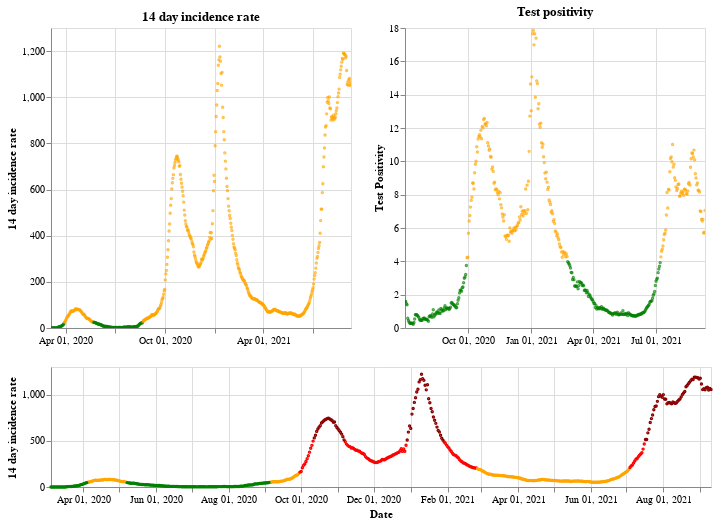

This figure's notebook cell:
### Markdown cell above
## Northern Ireland

### Code cell
plot_traffic_light('Northern Ireland')

### Figure 1 — Vega-Lite specification as saved in the notebook (floating-point values rounded to 4 significant figures; data arrays with more than 128 entries replaced by an {"elided": "..."} marker saying what was removed)
{"config": {"view": {"continuousWidth": 400, "continuousHeight": 300}}, "vconcat": [{"hconcat": [{"mark": {"type": "point", "size": 2}, "encoding": {"color": {"condition": {"value": "green", "test": "(datum.twoWeeklyCasesRate <= 25)"}, "value": "orange"}, "tooltip": [{"type": "nominal", "field": "areaName"}, {"type": "temporal", "field": "date"}, {"type": "quantitative", "field": "twoWeeklyCasesRate"}, {"type": "quantitative", "field": "testPositivity"}], "x": {"type": "temporal", "axis": {"title": ""}, "field": "date", "scale": {"domain": {"selection": "DateBrush"}}, "timeUnit": "yearmonthdate"}, "y": {"type": "quantitative", "axis": {"title": "14 day incidence rate"}, "field": "twoWeeklyCasesRate"}}, "title": "14 day incidence rate", "width": 300}, {"mark": {"type": "point", "size": 2}, "encoding": {"color": {"condition": {"value": "green", "test": "(datum.testPositivity <= 4)"}, "value": "orange"}, "tooltip": [{"type": "nominal", "field": "areaName"}, {"type": "temporal", "field": "date"}, {"type": "quantitative", "field": "twoWeeklyCasesRate"}, {"type": "quantitative", "field": "testPositivity"}], "x": {"type": "temporal", "axis": {"title": ""}, "field": "date", "scale": {"domain": {"selection": "DateBrush"}}, "timeUnit": "yearmonthdate"}, "y": {"type": "quantitative", "axis": {"title": "Test Positivity"}, "field": "testPositivity"}}, "title": "Test positivity", "width": 300}]}, {"layer": [{"mark": {"type": "point", "size": 2}, "encoding": {"color": {"condition": {"value": "orange", "test": "(((datum.testPositivity < 4) && (datum.twoWeeklyCasesRate >= 50)) && (datum.twoWeeklyCasesRate < 200))"}, "value": "red"}, "opacity": {"condition": {"value": 1, "test": "((datum.twoWeeklyCasesRate >= 50) && (datum.twoWeeklyCasesRate < 500))"}, "value": 0}, "tooltip": [{"type": "nominal", "field": "areaName"}, {"type": "temporal", "field": "date"}, {"type": "quantitative", "field": "twoWeeklyCasesRate"}, {"type": "quantitative", "field": "testPositivity"}], "x": {"type": "temporal", "axis": {"title": "Date"}, "field": "date", "timeUnit": "yearmonthdate"}, "y": {"type": "quantitative", "axis": {"title": "14 day incidence rate"}, "field": "twoWeeklyCasesRate"}}, "selection": {"DateBrush": {"type": "interval", "encodings": ["x"], "fields": ["Time"]}}}, {"mark": {"type": "point", "size": 2}, "encoding": {"color": {"value": "darkred"}, "opacity": {"condition": {"value": 1, "test": "(datum.twoWeeklyCasesRate >= 500)"}, "value": 0}, "tooltip": [{"type": "nominal", "field": "areaName"}, {"type": "temporal", "field": "date"}, {"type": "quantitative", "field": "twoWeeklyCasesRate"}, {"type": "quantitative", "field": "testPositivity"}], "x": {"type": "temporal", "axis": {"title": "Date"}, "field": "date", "timeUnit": "yearmonthdate"}, "y": {"type": "quantitative", "axis": {"title": "14 day incidence rate"}, "field": "twoWeeklyCasesRate"}}}, {"mark": {"type": "point", "size": 2}, "encoding": {"color": {"condition": {"value": "green", "test": "((datum.testPositivity < 4) && (datum.twoWeeklyCasesRate < 50))"}, "value": "orange"}, "opacity": {"condition": {"value": 1, "test": "(datum.twoWeeklyCasesRate < 50)"}, "value": 0}, "tooltip": [{"type": "nominal", "field": "areaName"}, {"type": "temporal", "field": "date"}, {"type": "quantitative", "field": "twoWeeklyCasesRate"}, {"type": "quantitative", "field": "testPositivity"}], "x": {"type": "temporal", "axis": {"title": "Date"}, "field": "date", "timeUnit": "yearmonthdate"}, "y": {"type": "quantitative", "axis": {"title": "14 day incidence rate"}, "field": "twoWeeklyCasesRate"}}}], "height": 120, "width": 660}], "data": {"name": "data-b11e40e357e2cbae4019272222208dc1"}, "$schema": "https://vega.github.io/schema/vega-lite/v4.8.1.json", "datasets": {"data-b11e40e357e2cbae4019272222208dc1": {"elided": "555 records"}}}
